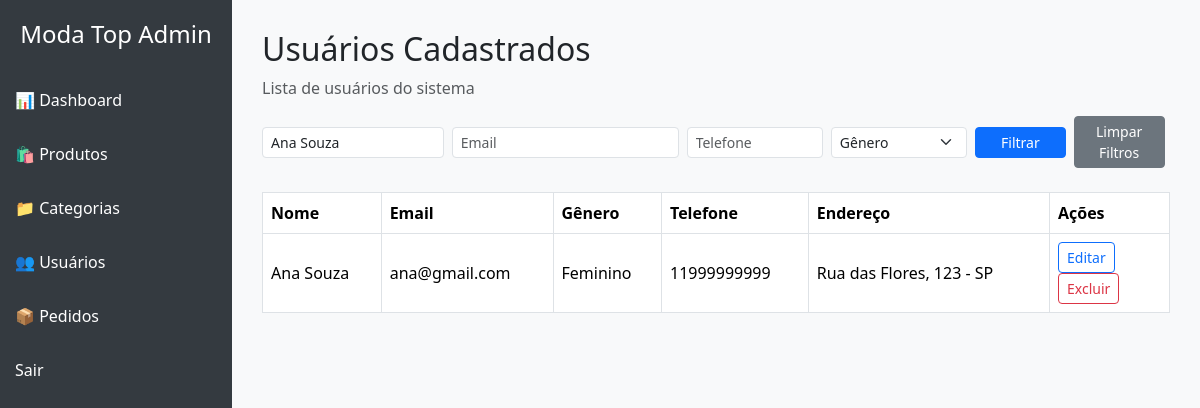
/PHP/ADMIN/usuarios.php?nome=Ana Souza (signed in), run on the app's committed database.
### tables this page shows
CREATE TABLE `usuario` (
  `id` bigint UNSIGNED NOT NULL AUTO_INCREMENT,
  `nome` varchar(255) NOT NULL,
  `email` varchar(255) NOT NULL,
  `senha` varchar(255) NOT NULL,
  `genero` varchar(50) DEFAULT NULL,
  `telefone` varchar(50) DEFAULT NULL,
  `endereco` text,
  PRIMARY KEY (`id`),
  UNIQUE KEY `email` (`email`)
);

### PHP/ADMIN/usuarios.php (the view, shortened to what this page needs)
<?php
require_once 'db.php';
$filtro_nome = $_GET['nome'] ?? '';
$filtro_email = $_GET['email'] ?? '';
$filtro_telefone = $_GET['telefone'] ?? '';
$sql = "SELECT id, nome, email, genero, telefone, endereco FROM Usuario WHERE 1=1";
$params = [];
if ($filtro_nome !== '') {
    $sql .= " AND nome LIKE :nome";
    $params['nome'] = '%' . $filtro_nome . '%';
}
$sql .= " ORDER BY nome ASC";
$stmt = $pdo->prepare($sql);
$stmt->execute($params);
$usuarios = $stmt->fetchAll(PDO::FETCH_ASSOC);
?>
<!DOCTYPE html>
<html lang="pt-BR">
<head>
    <link href="https://cdn.jsdelivr.net/npm/bootstrap-icons@1.10.5/font/bootstrap-icons.css" rel="stylesheet" />
    <link href="https://cdn.jsdelivr.net/npm/bootstrap-icons@1.10.5/font/bootstrap-icons.css" rel="stylesheet">
    <link href="https://cdn.jsdelivr.net/npm/bootstrap@5.3.3/dist/css/bootstrap.min.css" rel="stylesheet">
</head>
<body>
<div class="sidebar">
    <h4 class="text-center mb-4">Moda Top Admin</h4>
    <a href="admin.php">📊 Dashboard</a>
    <a href="produtos.php">🛍️ Produtos</a>
    <a href="categorias.php">📁 Categorias</a>
    <a href="usuarios.php">👥 Usuários</a>
    <a href="pedidos.php">📦 Pedidos</a>
    <a href="logout.php">Sair</a>
</div>
<div class="main">
    <h2>Usuários Cadastrados</h2>
    <p class="text-muted">Lista de usuários do sistema</p>
    <form method="GET" class="d-flex align-items-center gap-2 w-100 mb-4" style="flex-wrap: nowrap;">
    <input type="text" name="nome" class="form-control form-control-sm" placeholder="Nome" style="width: 20%;" value="<?= htmlspecialchars($filtro_nome) ?>">
    <input type="text" name="email" class="form-control form-control-sm" placeholder="Email" style="width: 25%;" value="<?= htmlspecialchars($filtro_email) ?>">
    <input type="text" name="telefone" class="form-control form-control-sm" placeholder="Telefone" style="width: 15%;" value="<?= htmlspecialchars($filtro_telefone) ?>">
    <select name="genero" class="form-select form-select-sm" style="width: 15%;">
        <option value="">Gênero</option>
    </select>
    <button type="submit" class="btn btn-primary btn-sm" style="width: 10%;">Filtrar</button>
    <a href="usuarios.php" class="btn btn-secondary btn-sm" style="width: 10%;">Limpar Filtros</a>
</form>
    <?php if ($usuarios): ?>
        <div class="table-responsive">
            <table class="table table-bordered table-hover align-middle">
                <thead>
                    <tr>
                        <th>Nome</th>
                        <th>Email</th>
                        <th>Gênero</th>
                        <th>Telefone</th>
                        <th>Endereço</th>
                        <th style="width: 120px;">Ações</th>
                    </tr>
                </thead>
                <tbody>
                    <?php foreach ($usuarios as $usuario): ?>
                        <tr>
                            <td><?php echo htmlspecialchars($usuario['nome']); ?></td>
                            <td><?php echo htmlspecialchars($usuario['email']); ?></td>
                            <td><?php echo htmlspecialchars($usuario['genero']); ?></td>
                            <td><?php echo htmlspecialchars($usuario['telefone']); ?></td>
                            <td><?php echo htmlspecialchars($usuario['endereco']); ?></td>
                            <td>
                                <a href="#" class="btn btn-sm btn-outline-primary">Editar</a>
                                <a href="#" class="btn btn-sm btn-outline-danger">Excluir</a>
                            </td>
                        </tr>
                    <?php endforeach; ?>
                </tbody>
            </table>
        </div>
    <?php else: ?>
        <p>Nenhum usuário encontrado.</p>
    <?php endif; ?>
</div>
</body>
</html>

### PHP/ADMIN/usuarios.php (style rules this page uses)
body { display: flex; min-height: 100vh; flex-direction: row; }
.sidebar { width: 250px; background-color: #343a40; color: white; padding-top: 20px; }
.sidebar a { color: white; text-decoration: none; padding: 15px; display: block; }
.main { flex-grow: 1; padding: 30px; background-color: #f8f9fa; }
.table thead { background-color: #343a40; color: white; }

### data on the page
usuario: nome "Ana Souza", email "ana@gmail.com", genero "Feminino", telefone "11999999999", endereco "Rua das Flores, 123 - SP"
